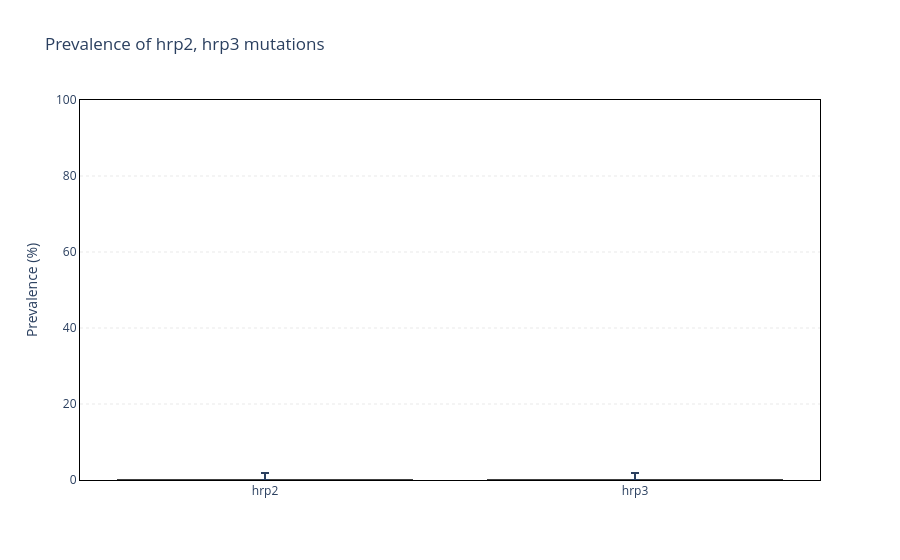

Notebook source saved alongside this figure:
### Markdown cell above
# Plots

### Code cell
generate_deletion_prevalence_barchart(final_del_df, master_df)

### Figure 1 — Plotly figure (JSON) as saved in the notebook; plotly's stock layout.template omitted (floating-point values rounded to 4 significant figures)
{"data": [{"customdata": [[195, 195, 0], [195, 195, 0]], "error_y": {"array": [1.874, 1.874], "arrayminus": [0.0, 0.0], "type": "data"}, "hovertemplate": "%{y:0.1f}% (%{customdata[2]}/%{customdata[1]})", "marker": {"line": {"color": "black", "width": 1}}, "name": "Prevalence", "type": "bar", "x": ["hrp2", "hrp3"], "y": [0.0, 0.0]}], "layout": {"hovermode": "x unified", "legend": {"orientation": "h", "x": 0, "xanchor": "left", "y": -0.15, "yanchor": "top"}, "plot_bgcolor": "rgba(0,0,0,0)", "title": {"text": "Prevalence of hrp2, hrp3 mutations"}, "xaxis": {"linecolor": "black", "linewidth": 1, "mirror": true, "showline": true}, "yaxis": {"gridcolor": "lightgray", "griddash": "dot", "gridwidth": 0.5, "linecolor": "black", "linewidth": 1, "mirror": true, "range": [0, 100], "showgrid": true, "showline": true, "title": {"text": "Prevalence (%)"}}}}
